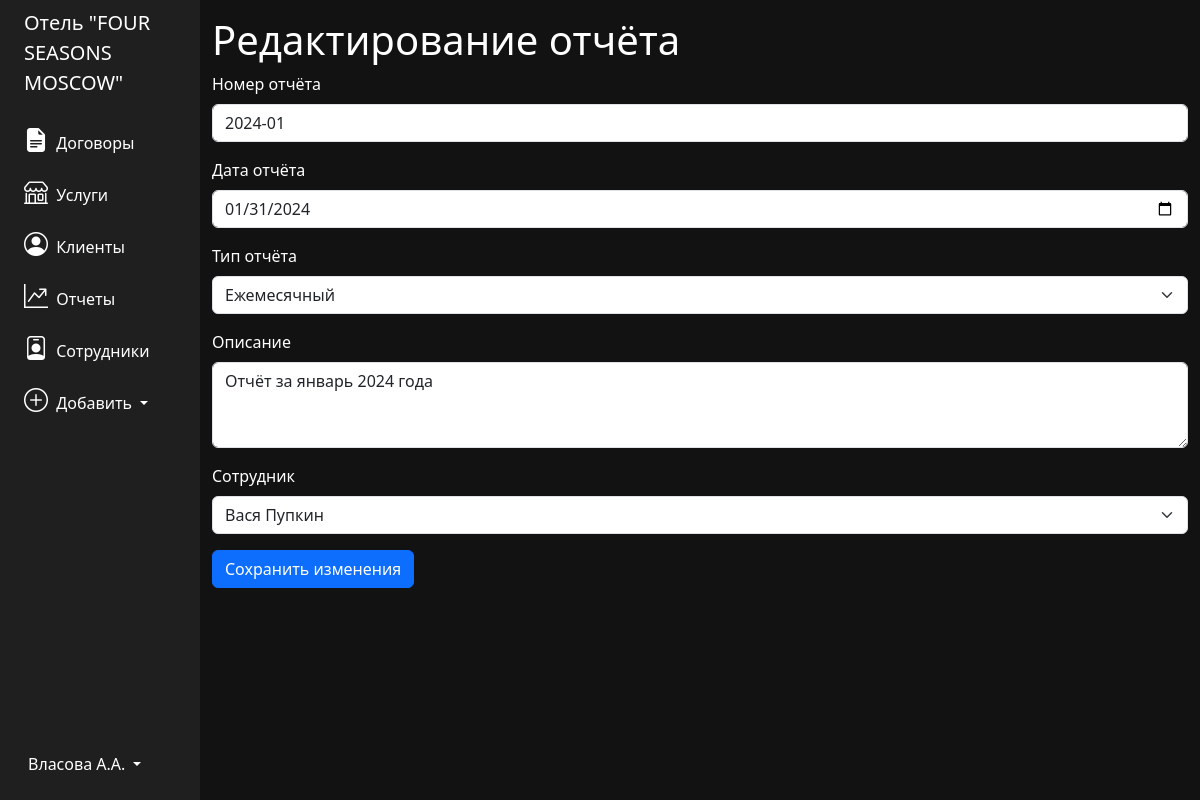
/edit_report/1, run on the app's committed database.
### tables this page shows
CREATE TABLE "reports" (
    "id_report" INTEGER,
    "number" TEXT,
    "date" TEXT,
    "report_type_id" INTEGER,
    "description" TEXT,
    "employee_id" INTEGER,
    PRIMARY KEY("id_report" AUTOINCREMENT),
    FOREIGN KEY("report_type_id") REFERENCES "report_types"("id_type"),
    FOREIGN KEY("employee_id") REFERENCES "employees"("id_employee")
);

CREATE TABLE "employees" (
    "id_employee" INTEGER,
    "name" TEXT NOT NULL,
    "phone_number" TEXT,
    "email" TEXT,
    "position" TEXT,
    "department" TEXT,
    PRIMARY KEY("id_employee" AUTOINCREMENT)
);

### app.py (the view, shortened to what this page needs)
@app.route('/edit_report/<int:report_id>', methods=['GET', 'POST'])
def edit_report(report_id):
    conn = get_db_connection()
    report = conn.execute('SELECT * FROM reports WHERE id_report = ?', (report_id,)).fetchone()
    if not report:
        conn.close()
        flash("Отчёт не найден.")
        return redirect('/reports')
    report_types = conn.execute("SELECT * FROM report_types").fetchall()
    employees = conn.execute("SELECT * FROM employees").fetchall()
    conn.close()
    return render_template('edit_report.html', report=report, report_types=report_types, employees=employees)

### app.py (called while the page is built)
def get_db_connection():
    conn = sqlite3.connect('database.db')
    conn.row_factory = sqlite3.Row
    return conn

### templates/edit_report.html (shortened to what this page needs)
{% extends 'base.html' %}
{% block content %}
<h1>Редактирование отчёта</h1>
<form method="POST" action="{{ url_for('edit_report', report_id=report['id_report']) }}">
    <div class="mb-3">
        <label for="number" class="form-label">Номер отчёта</label>
        <input type="text" class="form-control" id="number" name="number" value="{{ report['number'] }}" required>
    </div>
    <div class="mb-3">
        <label for="date" class="form-label">Дата отчёта</label>
        <input type="date" class="form-control" id="date" name="date" value="{{ report['date'] }}" required>
    </div>
    <div class="mb-3">
        <label for="report_type" class="form-label">Тип отчёта</label>
        <select class="form-select" id="report_type" name="report_type" required>
            {% for report_type in report_types %}
            <option value="{{ report_type['type_name'] }}" {% if report_type['type_name'] == report['report_type'] %}selected{% endif %}>
                {{ report_type['type_name'] }}
            </option>
            {% endfor %}
        </select>
    </div>
    <div class="mb-3">
        <label for="description" class="form-label">Описание</label>
        <textarea class="form-control" id="description" name="description" rows="3" required>{{ report['description'] }}</textarea>
    </div>
    <div class="mb-3">
        <label for="employee_id" class="form-label">Сотрудник</label>
        <select class="form-select" id="employee_id" name="employee_id" required>
            {% for employee in employees %}
            <option value="{{ employee['id_employee'] }}" {% if employee['id_employee'] == report['employee_id'] %}selected{% endif %}>
                {{ employee['name'] }}
            </option>
            {% endfor %}
        </select>
    </div>
    <button type="submit" class="btn btn-primary">Сохранить изменения</button>
</form>
{% endblock %}

### templates/base.html (style rules this page uses)
body { background-color: #121212; color: white; }

### data on the page
reports: number "2024-01", date "01/31/2024", description "Отчёт за январь 2024 года", employee_id "Вася Пупкин"

### other printed values
form field report_type "Ежемесячный"
